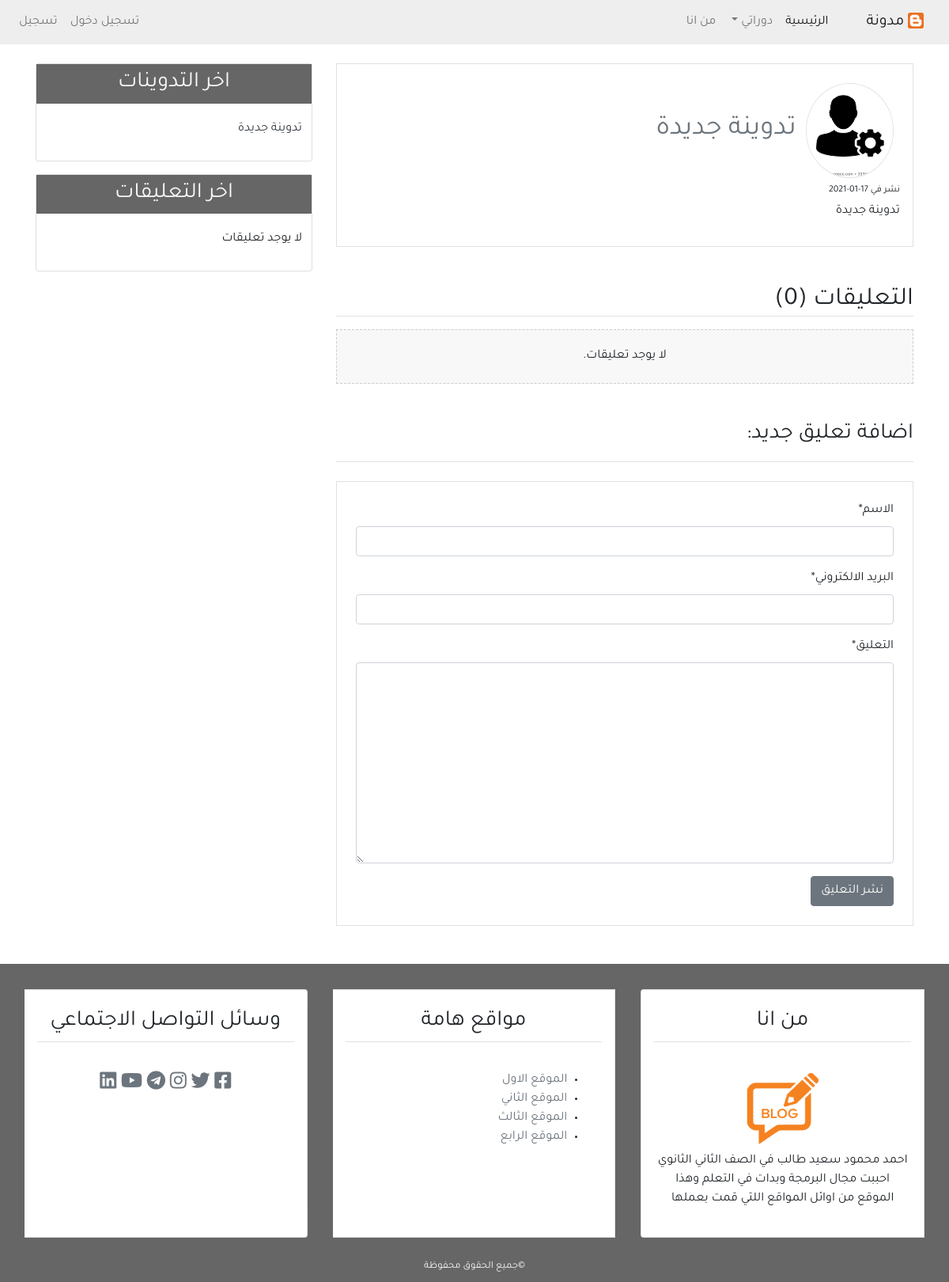
/detail/18, run on an earlier commit of the app's database.
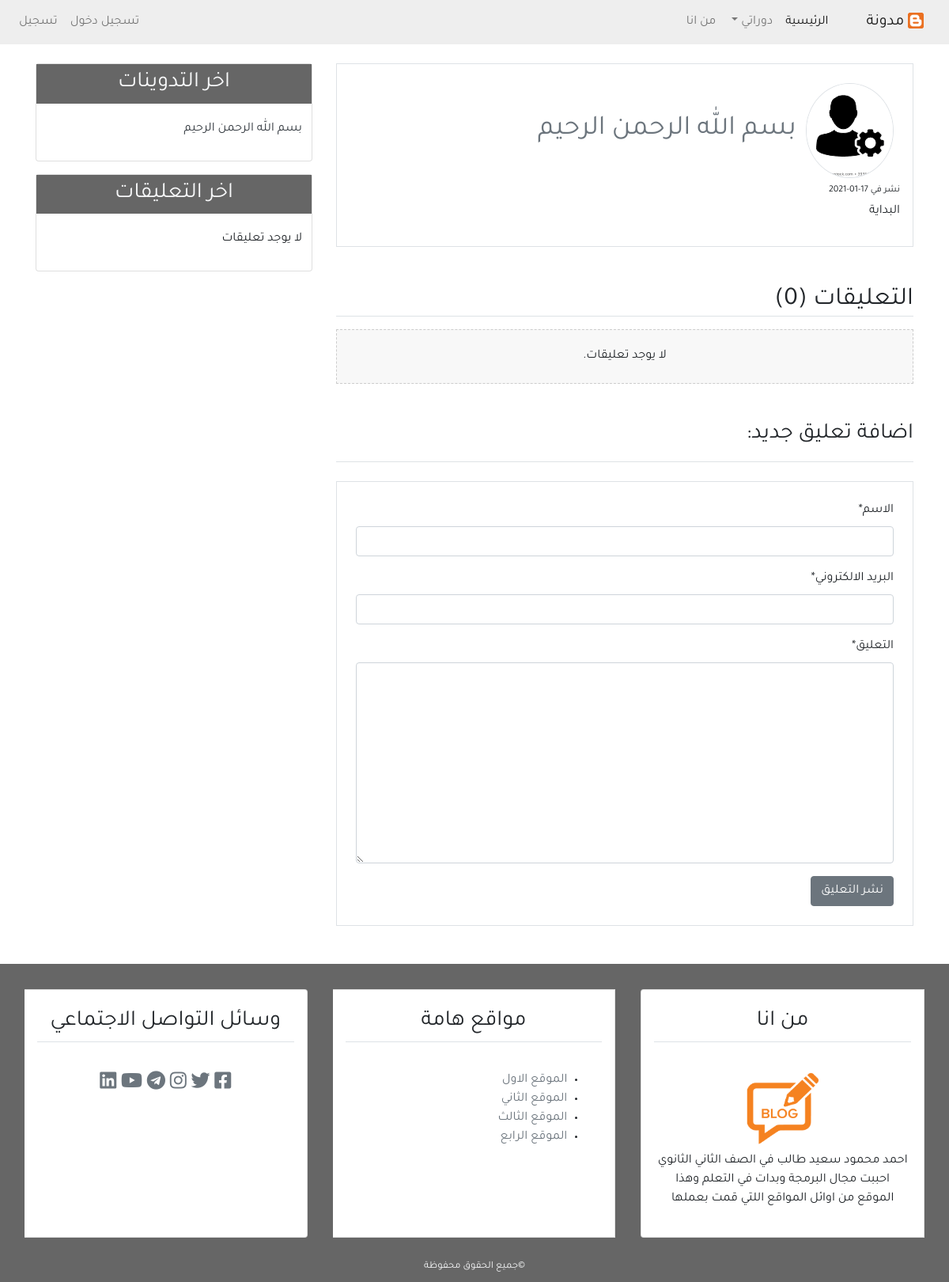
And on a later commit of the database.
### blog/models.py (models this page shows, shortened)
class post(models.Model):
    title = models.CharField(max_length=100)
    content = models.TextField()
    post_date = models.DateTimeField(default=timezone.now)
    post_update = models.DateTimeField(auto_now=True)
    author = models.ForeignKey(User, on_delete=models.CASCADE)
    def __str__(self):
        return self.title
    class Meta():
        ordering = ('-post_date',)

### user/models.py (models this page shows, shortened)
class Profile(models.Model):
    image = models.ImageField(default='defalte.png', upload_to='profile_pick')
    user = models.OneToOneField(User , on_delete=models.CASCADE)

### blog/views.py (the view)
# urls.py: path('detail/<int:post_id>', views.post_detail, name='detail'),
def post_detail(request, post_id):
    posts= get_object_or_404(post, pk= post_id)
    comments = posts.comments.filter(active=True) #comment.objects.all().filter(active=True, Post=posts)
    if request.method == "POST":
        comment_form = NewComment(data=request.POST)
        if comment_form.is_valid():
            print('yes')
            new_comment = comment_form.save(commit=False)
            new_comment.Post=posts
            new_comment.save()
            comment_form = NewComment()
    else:
        comment_form = NewComment()
    context = {
        'title':posts,
        'post':posts,
        'comments':comments,
        'comment_form':comment_form
    }
    return render(request, 'blog/detail.html', context)

### blog/form.py
class NewComment(forms.ModelForm):
    class Meta:
        model = comment
        fields = ('name','email','body')

### blog/templatetags/post_tag.py (called while the page is built)
@register.inclusion_tag('blog/latest_posts.html')
def latest_posts():
    context ={
        'l_posts':post.objects.all()[0:5]
    }
    return context

@register.inclusion_tag('blog/latest_comments.html')
def latest_comments():
    context={
    'l_comments': comment.objects.filter(active=True)[0:5]
    }
    return context

### blog/templates/blog/detail.html (shortened to what this page needs)
{% extends 'blog/base.html'%}
{% load static %}
{% block content %}
{% load crispy_forms_tags %}
    <div class="border p-3 mb-3">
        <img  class="img-fluid rounded-circle border m-2" src="{{post.author.profile.image.url}}" alt="صورة الناشر" style="width=120px; height:120px" >
        <span class="text-secondary" style="font-size: 35px;">{{post.title}}</span>
        <h3 style="font-size: 12px;">نشر في {{post.post_date|date:'d-m-Y'}}</h3>
        <p>{{post.content}}</p>
    </div>
    <h2 class="border-bottom mt-5 mb-3">التعليقات ({{comments.count}})</h2>
{% for comment in comments %}
<ul class="p-3 comment">
    <h6 class="border-bottom p-2">({{comment.name}}) <span class="text-secondary">
        {{comment.comment_date|date:'d-m-Y'}}
    </span></h6>
    {{comment.body}}
</ul>
{% empty %}
<h6 class="text-center p-4 comment">لا يوجد تعليقات.</h6>
{% endfor %}
<h3 class="border-bottom mb-3 pb-3 mt-5">اضافة تعليق جديد:</h3>
<div class="border p-4 mb-5 mt-4">
<form method="POST">
{{comment_form|crispy}}
<input class="btn btn-secondary " type='submit' value='نشر التعليق'>
</form>
</div>
{% endblock content %}

### blog/templates/blog/base.html (shortened to what this page needs)
{% load static %}
 {% load post_tag %}
<!DOCTYPE html>
<html lang="ar">
<head>
    <link rel="stylesheet" href="{% static 'blog/css/fontawesome-all.min.css' %}">
    <link rel="stylesheet" href="{% static 'blog/css/bootstrap.min.css' %}">
    <link rel="stylesheet" href="{% static 'blog/css/main.css' %}">
</head>
<body>
    <header>
        <nav class="navbar navbar-expand-lg navbar-light bg-light">
            <a class="navbar-brand" href="#">
                <img src="{% static 'blog/images/blogger-logo.png' %}" alt="شعار مدونة" width="20px">
                مدونة</a>
            <div class="collapse navbar-collapse" id="navbarSupportedContent">
                <ul class="navbar-nav">
                    <li class="nav-item active">
                        <a class="nav-link" href="{% url 'home' %}">الرئيسية <span class="sr-only">(current)</span></a>
                    </li>
                    <li class="nav-item dropdown">
                        <a class="nav-link dropdown-toggle" href="#" id="navbarDropdown" role="button" data-toggle="dropdown" aria-haspopup="true" aria-expanded="false">
                            دوراتي
                        </a>
                    </li>
                    <li class="nav-item">
                        <a class="nav-link" href="{% url 'about' %}">من انا</a>
                    </li>
                </ul>
                {% if user.is_authenticated %}
                <ul class="navbar-nav mr-auto">
                    <li class="nav-item"><a href="{% url 'new_post' %}" class="nav-link">تدوينة جديدة</a></li>
                    <li class="nav-item"><a href="{% url 'profile' %}" class="nav-link">الملف الشخصي</a></li>
                    <li class="nav-item"><a href="{% url 'logout' %}" class="nav-link">تسجيل خروج</a></li>
                </ul>
                {% else %}
                <ul class="navbar-nav mr-auto">
                    <li class="nav-item"><a href="{% url 'login' %}" class="nav-link">تسجيل دخول</a></li>
                    <li class="nav-item"><a href="{% url 'register' %}" class="nav-link">تسجيل</a></li>
                </ul>
                {% endif %}
            </div>
        </nav>
    </header>
    <section>
        <div class="container">
            <div class="row mt-4">
                <div class="col-md-8">
                {% block content %}
                {% endblock content %}
                </div>
                <div class="col-md-4">
                    <div class="card mb-3">
                        <h3 class="text-center bg-secondary text-light p-2">اخر التدوينات</h3>
                        {% latest_posts %}
                    </div>
                    <div class="card mb-3">
                        <h3 class="text-center bg-secondary text-light p-2 ">اخر التعليقات</h3>
                        {% latest_comments %}
                    </div>
                </div>
            </div>
        </div>
    </section>
    <footer class="bg-secondary">
        <div class="container-fluid">
            <div class="row">
                <div class="col-md">
                    <div class="card-group mt-3">
                        <div class="card m-3">
                            <h3 class="card-title text-center border-bottom p-2 m-3">من انا</h3>
                            <div class="card-body">
                                <div class="text-center">
                                    <img src="{% static 'blog/images/favicon.png' %}" alt="شعار مدونة" width="100px">
                                </div>
                                    <p class="text-center">
                                        احمد محمود سعيد طالب في الصف الثاني الثانوي احببت مجال البرمجة وبدات في التعلم وهذا الموقع من اوائل المواقع اللتي قمت بعملها
                                    </p>
                                </div>
                        </div>
                        <div class="card m-3">
                            <h3 class="card-title text-center border-bottom p-2 m-3">مواقع هامة</h3>
                            <div class="card-body">
                                <ul>
                                    <li><a class="text-secondary" href="#">الموقع الاول</a></li>
                                    <li><a class="text-secondary" href="#">الموقع الثاني</a></li>
                                    <li><a class="text-secondary" href="#">الموقع الثالث</a></li>
                                    <li><a class="text-secondary" href="#">الموقع الرابع</a></li>
                                </ul>
                            </div>
                        </div>
                        <div class="card m-3">
                            <h3 class="card-title text-center border-bottom p-2 m-3">وسائل التواصل الاجتماعي</h3>
                            <h4 class="card-body text-center">
                                <a class="text-secondary" href=""><i class="fab fa-facebook-square"></i></a>
                                <a class="text-secondary" href=""><i class="fab fa-twitter"></i></a>
                                <a class="text-secondary" href=""><i class="fab fa-instagram"></i></a>
                                <a class="text-secondary" href=""><i class="fab fa-telegram"></i></a>
                                <a class="text-secondary" href=""><i class="fab fa-youtube"></i></a>
                                <a class="text-secondary" href=""><i class="fab fa-linkedin"></i></a>
                            </h4>
                        </div>
                    </div>
                </div>
            </div>
            <div class="row p-2">
                <div class="col-md text-center">
                    <small class="text-light">&copy;جميع الحقوق محفوظة</small>
                </div>
            </div>
        </div>
    </footer>
</body>
</html>

### blog/templates/blog/latest_posts.html
<ul class="list-group-flush latest-post">
    {% for post in l_posts %}
        <li class="list-group-item latest-post-item">
        <a href="{% url 'detail' post.id %}" class="text-dark">{{post.title}}</a>
        </li>
    {% endfor %}
</ul>

### blog/templates/blog/latest_comments.html
<ul class="list-group-flush latest-comment">
    {% for comment in l_comments %}
        <li class="list-group-item latest-comment-item">
        <a href="{% url 'detail' comment.Post.id %}" class="text-dark">
        {%if comment.body|length > 40%}
        {{comment.body|slice:'45'}}..
        {% else %}
        {{comment.body}}
        {% endif %}
        </a>
        </li>
        {% empty %}
        <li class="list-group-item latest-comment-item mb-0">لا يوجد تعليقات</li>
    {% endfor %}
</ul>

### blog/static/blog/css/main.css (style rules this page uses)
html,body { direction: rtl; text-align: right; }
body { font-family: 'Tajawal', sans-serif; }
.bg-secondary { background-color: #666 !important; }
.bg-light { background-color: #eee !important; }
.latest-post, .latest-comment { padding: 0 15px; }
.latest-post, .latest-post-item, .latest-comment, .latest-comment-item { padding: 6px; }
.latest-post li:first-child, .latest-comment li:first-child { border-top: 0; }
.latest-post li:last-child, .latest-comment li:last-child { border-bottom: 0; padding-bottom: }
.comment { background-color: #f8f8f8; border: 1px dashed #ccc; }

What changed in the data, as far as the page shows it:
changed post: title "تدوينة جديدة" → "بسم الله الرحمن الرحيم"; content "تدوينة جديدة" → "البداية"
